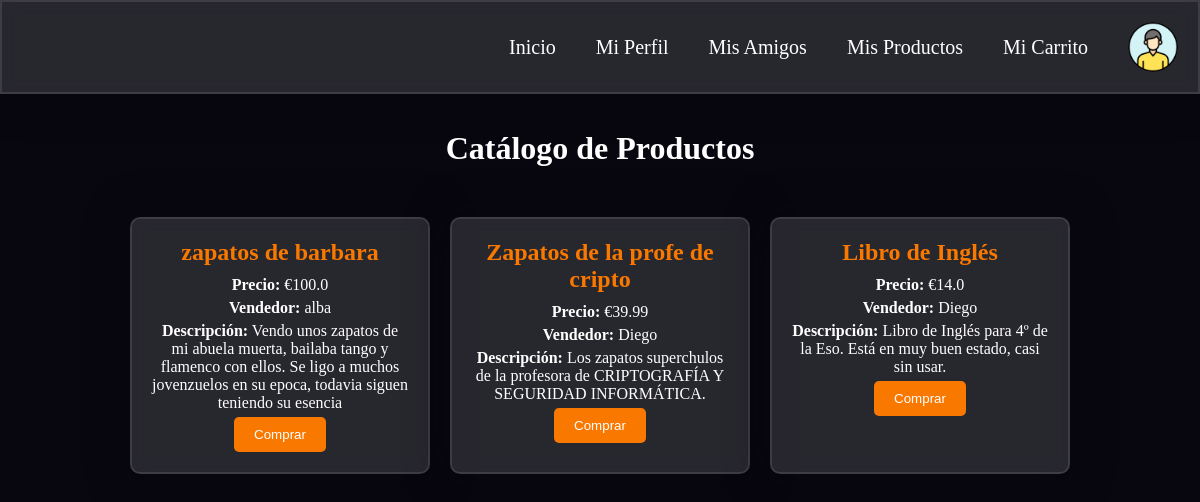
The app's page /comprar, older data.
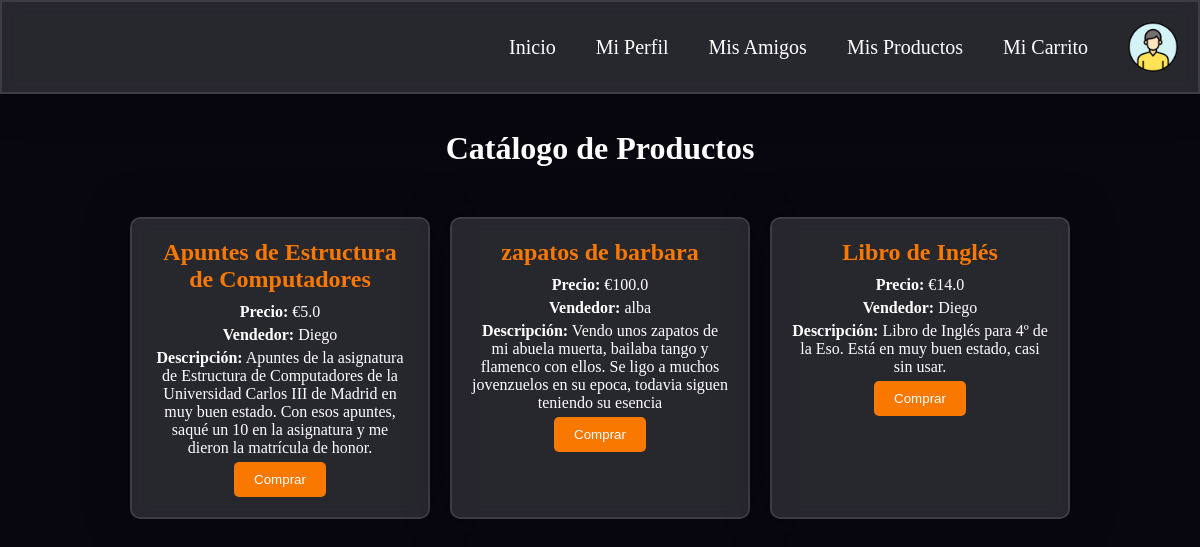
The same page, newer data.
### app.py (models this page shows)
class Product(db.Model):
    __tablename__ = 'products'
    id = db.Column(db.Integer, primary_key=True)
    name = db.Column(db.String(80), nullable=False)
    category = db.Column(db.String(80), nullable=False)
    price = db.Column(db.Float, nullable=False)
    description = db.Column(db.String(200), nullable=False)
    status = db.Column(db.String(20), nullable=False, default='en venta')
    seller_id = db.Column(db.Integer, db.ForeignKey('users.id'), nullable=False)
    buyer_id = db.Column(db.Integer, db.ForeignKey('users.id'), nullable=True)
    created_at = db.Column(db.String(120), nullable=False)

class User(db.Model):
    __tablename__ = 'users'
    id = db.Column(db.Integer, primary_key=True)
    username = db.Column(db.String(80), unique=True, nullable=False)
    nombre = db.Column(db.String(80), nullable=False)
    ciudad = db.Column(db.String(80), nullable=False)
    email = db.Column(db.String(120), unique=True, nullable=False)
    bank_account = db.Column(db.String(50), nullable=False, default="")  # Usar cadena vacía como valor por defecto
    key = db.Column(db.String(64), nullable=False)
    salt = db.Column(db.String(32), nullable=False)
    created_at = db.Column(db.String(120), nullable=False)
    updated_at = db.Column(db.String(120), nullable=False)
    objetos_vendidos = db.Column(db.String(200), nullable=True, default="")
    objetos_comprados = db.Column(db.String(200), nullable=True, default="")
    products_sold = db.relationship('Product', backref='seller', lazy=True, foreign_keys='Product.seller_id')
    products_bought = db.relationship('Product', backref='buyer', lazy=True, foreign_keys='Product.buyer_id')

### app.py (the view)
@app.route('/comprar', methods=['GET', 'POST'])
def comprar():
    buyer_id = session.get('user_id')
    if request.method == 'POST':
        product_id = request.form['product_id']
        product = Product.query.get(product_id)
        seller = User.query.get(product.seller_id)
        return render_template('comprando.html', product=product, seller=seller)
    products = Product.query.filter_by(status='en venta').filter(Product.seller_id != buyer_id).all()
    return render_template('comprar.html', products=products)

### templates/comprar.html (shortened to what this page needs)
<!DOCTYPE html>
<html lang="es">
<head>
    <link rel="stylesheet" type="text/css" href="{{ url_for('static', filename='styles/comprar.css') }}">
</head>
<body>
    <nav>
        <a href="{{ url_for('app_route') }}">Inicio</a>
        <a href="{{ url_for('perfil') }}">Mi Perfil</a>
        <a href="{{ url_for('amigos') }}">Mis Amigos</a>
        <a href="{{ url_for('productos') }}">Mis Productos</a>
        <a href="{{ url_for('carrito') }}">Mi Carrito</a>
        <img src="{{ url_for('static', filename='imagenes/perfil.png') }}" alt="Perfil">
    </nav>
    <h1>Catálogo de Productos</h1>
    <div class="catalogo">
        {% for product in products %}
        <div class="tarjeta">
            <h2>{{ product.name }}</h2>
            <p><strong>Precio:</strong> €{{ product.price }}</p>
            <p><strong>Vendedor:</strong> {{ product.seller.nombre }}</p>
            <p><strong>Descripción:</strong> {{ product.description }}</p>
            <form action="{{ url_for('comprar') }}" method="POST">
                <button type="submit">Comprar</button>
            </form>
        </div>
        {% endfor %}
    </div>
</body>
</html>

### static/styles/comprar.css (style rules this page uses)
*, *:before, *:after { padding: 0; margin: 0; box-sizing: border-box; }
body { background-color: #080710; }
nav { width: 100%; display: flex; justify-content: flex-end; align-items: center; background-color: rgba(255, 255, 255, 0.13); padding: 20px; border-radius: 0; backdrop-filter: blur(10px); border: 2px solid rgba(255, 255, 255, 0.1); box-shadow: 0 0 40px rgba(8, 7, 16, 0.6); position: fixed; top: 0; left: 0; z-index: 1000; }
nav a { color: #fff; text-decoration: none; margin: 0 20px; font-size: 20px; transition: transform 0.3s; }
nav img { width: 50px; height: 50px; border-radius: 50%; margin-left: 20px; }
body > *:not(nav) { margin-top: 130px; }
h1 { text-align: center; color: #ffffff }
.catalogo { display: flex; flex-wrap: wrap; justify-content: center; gap: 20px; margin-top: 50px; }
.tarjeta { background-color: rgba(255, 255, 255, 0.13); border: 2px solid rgba(255, 255, 255, 0.1); border-radius: 10px; box-shadow: 0 0 40px rgba(8, 7, 16, 0.6); padding: 20px; width: 300px; text-align: center; backdrop-filter: blur(10px); }
.tarjeta h2 { color: #f97800; margin: 0 0 10px; }
.tarjeta p { margin: 5px 0; color: #ffffff; }
.tarjeta button { background-color: #f97800; color: #fff; padding: 10px 20px; border: none; border-radius: 5px; cursor: pointer; transition: transform 0.3s; }

Row changes from the older to the newer data that the page shows:
no longer on this page (row edited): Product: name "Zapatos de la profe de cripto", price "39.99", seller.nombre "Diego", description "Los zapatos superchulos de la profesora de CRIPTOGRAFÍA Y SEGURIDAD INFORMÁTICA."
now on this page (row edited): Product: name "Apuntes de Estructura de Computadores", price "5.0", seller.nombre "Diego", description "Apuntes de la asignatura de Estructura de Computadores de la Universidad Carlos III de Madrid en muy buen estado. Con esos apuntes, saqué un 10 en la asignatura y me dieron la matrícula de honor."
